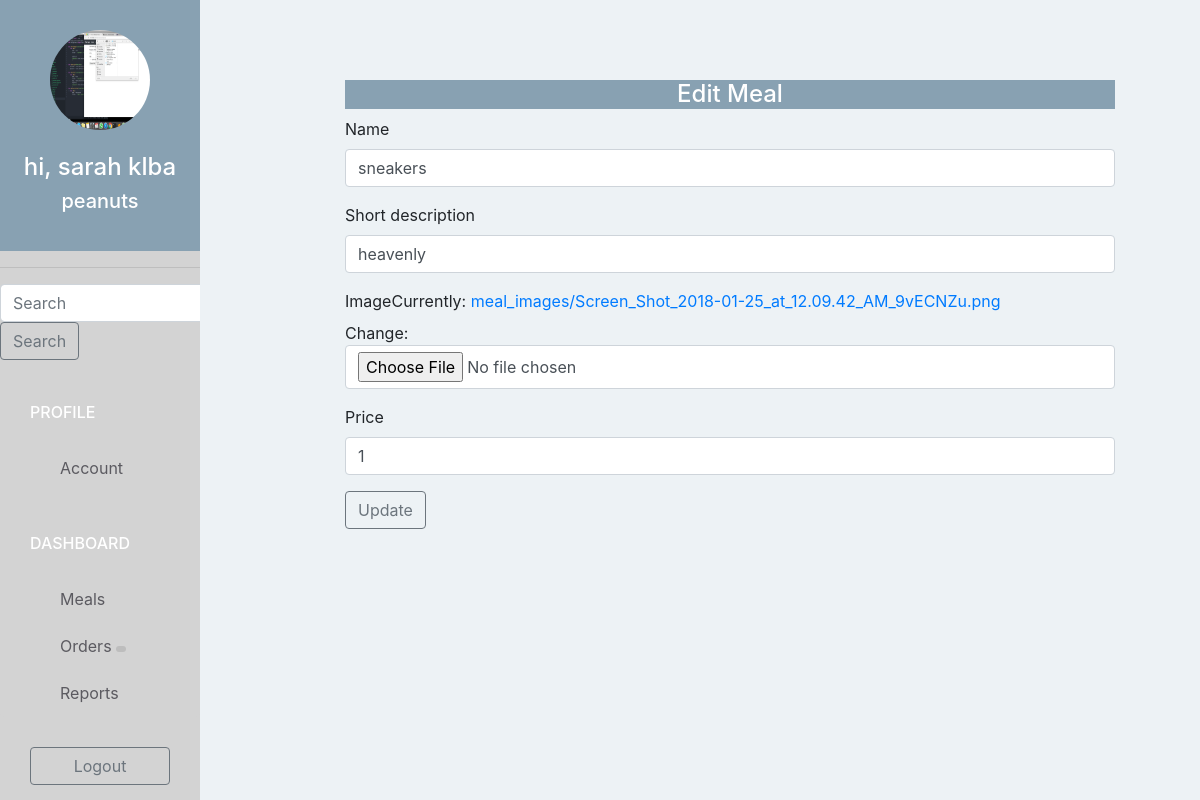
The page /restaurant/meal/edit/7/ (signed in) on the database its author committed.
### taxiapp/models.py (models this page shows, shortened)
class Restaurant(models.Model):
    user = models.OneToOneField(User, on_delete=models.CASCADE, related_name='restaurant')
    name = models.CharField(max_length=400)
    phone = models.CharField(max_length=220)
    address = models.CharField(max_length=500)
    logo = models.ImageField(upload_to='restaurant_logo/', blank=False, null=True)

class Meal(models.Model):
    restaurant = models.ForeignKey(Restaurant, on_delete=models.CASCADE,)
    name = models.CharField(max_length=500)
    short_description = models.CharField(max_length=500)
    image = models.ImageField(upload_to='meal_images/', blank=False)
    price = models.IntegerField(default=0)

### taxiapp/views.py (the view)
# urls.py: path('restaurant/meal/edit/<int:meal_id>/', views.edit_meal, name="edit_meal"),
@login_required(login_url='/restaurant/login/')
def edit_meal(request, meal_id):
    form = MealForm(instance = Meal.objects.get(id = meal_id))
    if request.method == "POST":
        form = MealForm(request.POST, request.FILES, instance = Meal.objects.get(id = meal_id))
        if form.is_valid():
            form.save()
            return redirect(restaurant_meal)
    return render(request, 'editmeal.html', {
        "form": form
    })

### taxiapp/forms.py
class MealForm(forms.ModelForm):
    class Meta:
        model = Meal
        exclude = ("restaurant",)

### taxiapp/templates/editmeal.html (shortened to what this page needs)
{% extends "restaurant.html" %}
{% load bootstrap4 %}
{%block content%}
<div class="container-fluid" style="width: 50rem;">
<div class="col-lg-offset-2 col-lg-14">
  <div class="panel">
    <div class="panel-heading bg-blue center">
      <h4 class="panel-title text-center text-white">Edit Meal</h4>
    </div>
    <div class="panel-body">
      <form method="POST" enctype="multipart/form-data">
        {%bootstrap_form form%}
        <button type="submit" class="btn btn-outline-secondary"> Update </button>
      </form>
    </div>
  </div>
</div>
</div>
{%endblock content%}

### taxiapp/templates/restaurant.html (shortened to what this page needs)
{% extends "base.html" %}
{% block sidebar%}
  {% url 'restaurant_account' as account_url %}
  {% url 'restaurant_meal' as meal_url %}
  {% url 'restaurant_order' as order_url %}
  {% url 'restaurant_report' as report_url %}
  <div class="text-center">
    <img class="img-circle" src="{{user.restaurant.logo.url}}" width="100" height="100" />
    <br/>
    <br/>
    <h4> hi, {{ user.get_full_name }} </h4>
    <h5> {{ user.restaurant.name }} </h5>
  </div>
  <hr/>
  <div class="list-group">
    <form class="form-inline my-2 my-lg-0" action="{% url 'home' %}" method="GET">
      <input class="form-control mr-sm-2" name='q' type="search" placeholder="Search" aria-label="Search">
      <button class="btn btn-outline-secondary my-2 my-sm-0" type="submit">Search</button>
    </form>
    <span class="text-uppercase"> Profile </span>
    <a href="{% url 'restaurant_account' %}" class="list-group-item {%if request.path == account_url %} active {%endif%}">Account</a>
    <span class="text-uppercase"> DashBoard</span>
    <a href="{% url 'restaurant_meal' %}" class="list-group-item {%if request.path == meal_url %} active {%endif%}">Meals</a>
    <a href="{% url 'restaurant_order' %}" class="list-group-item {%if request.path == order_url %} active {%endif%}">
      Orders
      <span class="badge">
      </span>
    </a>
    <a href="{% url 'restaurant_report' %}" class="list-group-item {%if request.path == report_url %} active {%endif%}">Reports</a>
  </div>
  {% if request.user.is_authenticated %}
  <div class="text-center">
    <a class="btn btn-outline-secondary" href="{% url 'logout'%}"> Logout </a>
  </div>
  {% else %}
  <div class="text-center">
    <a class="nav-link" href="{% url 'login' %}">Login</a>
    <a class="nav-link" href="{% url 'signup' %}">Signup</a>
  </div>
  {% endif %}
{% endblock sidebar %}

### taxiapp/static/css/style.css (style rules this page uses)
body { padding-top: 50px; background-color: #EDF2F5; overflow: auto; }
.bg-blue { background-color: #88A1B2; }
.text-white { color: white; }
.img-circle { border-radius: 50%; }
.sidebar > div:first-child { padding: 30px 10px; font-weight: bold; font-size: 15px; background-color: #88A1B2; }
.sidebar > div:first-child > h4 { color: #FFFFFF; }
.sidebar > div:first-child > h5 { color: #FFFFFF; }
.sidebar .list-group { padding: 0; background-color: #D3D3D3; }
.sidebar .list-group > span { color: #FFFFFF; display: block; margin-top: 20px; padding: 20px 30px; font-size: 16px; font-weight: 500; }
.sidebar .list-group .list-group-item, .sidebar .list-group .list-group-item:focus { background-color: #D3D3D3; color: #5b5a60; border: 0; padding-left: 60px; padding-right: 30px; }
.sidebar .list-group .list-group-item .badge, .sidebar .list-group .list-group-item.active .badge { background-color: #bdbdbd; color: #5b5a60; }
.sidebar > div:last-child { padding: 30px; }
.sidebar > div:last-child .btn { width: 100%; }
.content .panel { border: none; }

### rows shown on the page
Meal: name "sneakers", short_description "heavenly", price "1"

### other values the page prints
{{ user.get_full_name }} "sarah klba"
{{ user.restaurant.name }} "peanuts"
